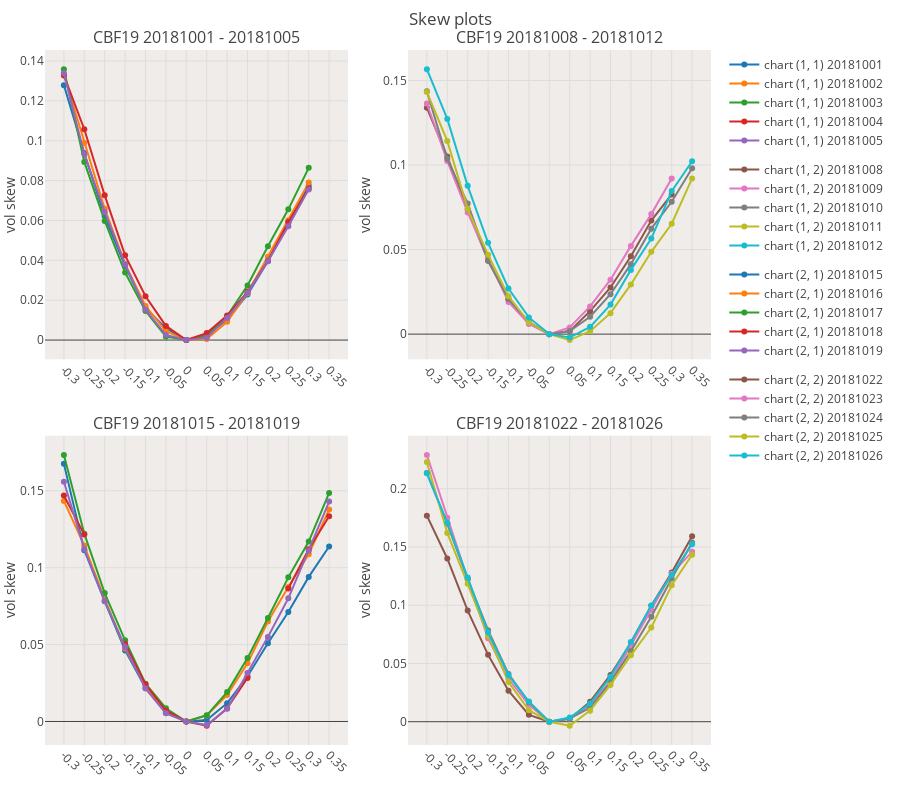
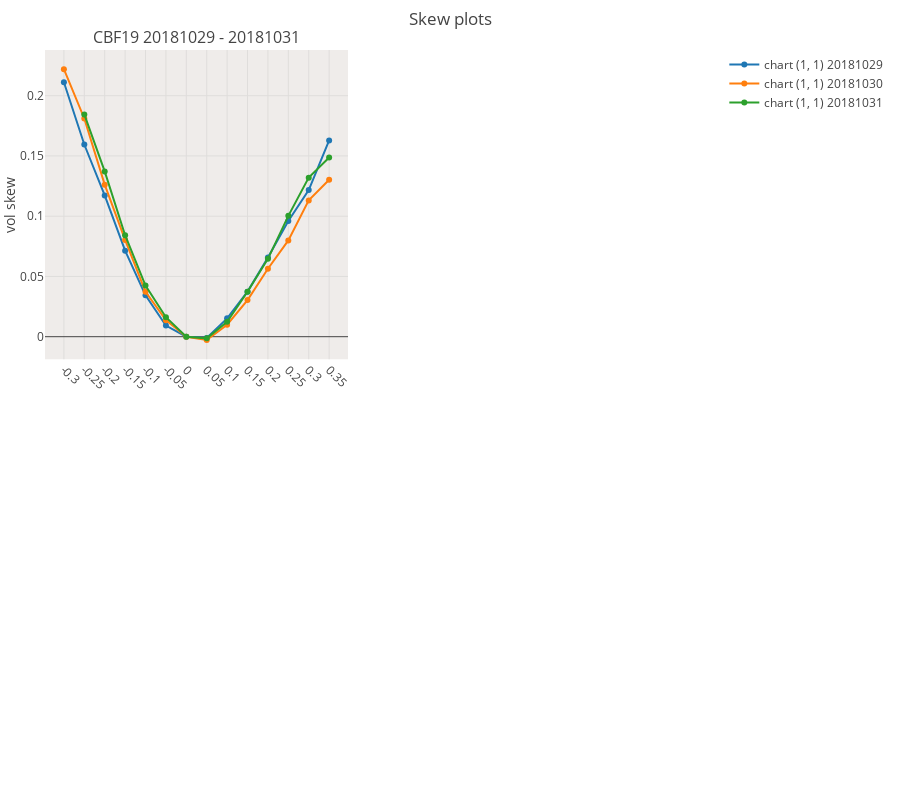
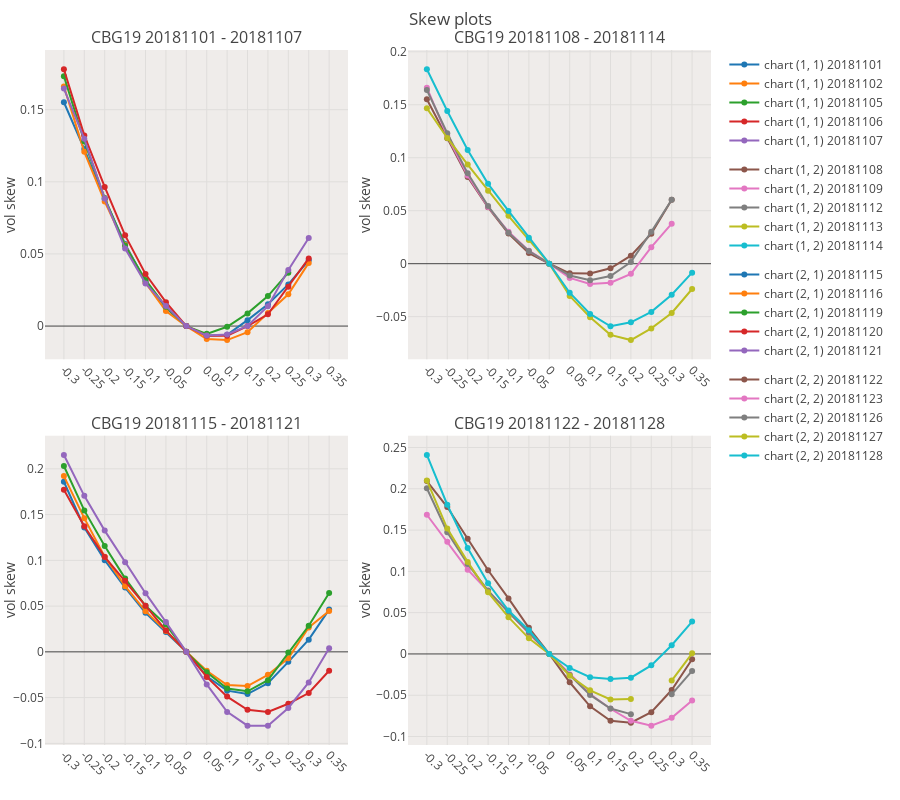
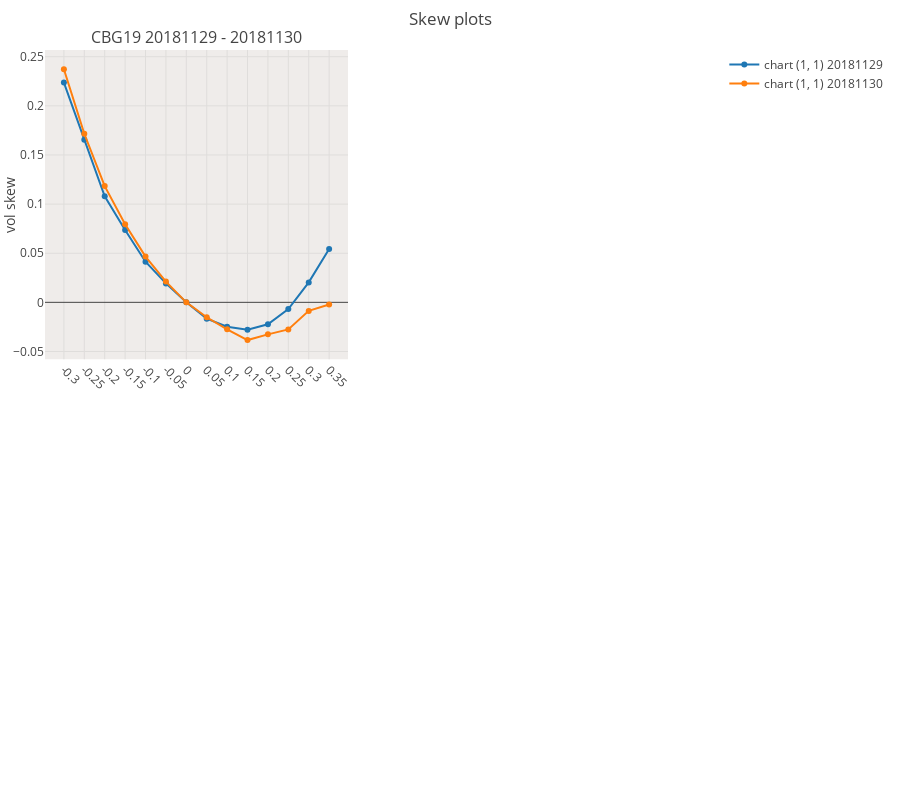

Notebook code cell kept with these figures, in order:
### Code cell
grid_plot=True
# clist = [c for c in all_contracts if (c[:2]==f'{SYMBOL_TO_RESEARCH}') & (int(c[-2:])>=19)]
clist = [c for c in df_iv_final.symbol.unique() if (c[:2]==f'{SYMBOL_TO_RESEARCH}') & (int(c[-2:])>=19)]
for c in clist:
    dft = df_iv_final[df_iv_final.symbol==c]
    if len(dft)<=0:
        print(f'no data for symbol {c}')
        continue
    if grid_plot:
        graph_skew_subplots(df_iv_final[df_iv_final.symbol==c])
    else:
        rls = graph_skew(df_iv_final[df_iv_final.symbol==c],do_plot=True)

### Figure 1 — Plotly figure (JSON) as saved in the notebook; plotly's stock layout.template omitted (floating-point values rounded to 4 significant figures)
{"data": [{"legendgroup": "chart (1, 1)", "name": "chart (1, 1) 20181001", "type": "scatter", "uid": "2ace2b18-fff6-11e9-bd53-8c859025e7f9", "x": [-0.3, -0.25, -0.2, -0.15, -0.1, -0.05, 0, 0.05, 0.1, 0.15, 0.2, 0.25, 0.3, 0.35], "xaxis": "x", "y": [0.1279, 0.0938, 0.0621, 0.0371, 0.016, 0.0059, 0, 0.0024, 0.0103, 0.0228, 0.0396, 0.0587, 0.0774, null], "yaxis": "y"}, {"legendgroup": "chart (1, 1)", "name": "chart (1, 1) 20181002", "type": "scatter", "uid": "2aceabe2-fff6-11e9-9d50-8c859025e7f9", "x": [-0.3, -0.25, -0.2, -0.15, -0.1, -0.05, 0, 0.05, 0.1, 0.15, 0.2, 0.25, 0.3, 0.35], "xaxis": "x", "y": [0.1331, 0.0989, 0.0659, 0.0382, 0.0171, 0.0044, 0, 0.0005, 0.0092, 0.0235, 0.0418, 0.0601, 0.079, null], "yaxis": "y"}, {"legendgroup": "chart (1, 1)", "name": "chart (1, 1) 20181003", "type": "scatter", "uid": "2acf43a4-fff6-11e9-9714-8c859025e7f9", "x": [-0.3, -0.25, -0.2, -0.15, -0.1, -0.05, 0, 0.05, 0.1, 0.15, 0.2, 0.25, 0.3, 0.35], "xaxis": "x", "y": [0.1359, 0.0894, 0.0598, 0.0339, 0.0146, 0.0017, 0, 0.0023, 0.0121, 0.0274, 0.0471, 0.0656, 0.0864, null], "yaxis": "y"}, {"legendgroup": "chart (1, 1)", "name": "chart (1, 1) 20181004", "type": "scatter", "uid": "2acfb886-fff6-11e9-a8c9-8c859025e7f9", "x": [-0.3, -0.25, -0.2, -0.15, -0.1, -0.05, 0, 0.05, 0.1, 0.15, 0.2, 0.25, 0.3, 0.35], "xaxis": "x", "y": [0.1328, 0.1058, 0.0726, 0.0425, 0.022, 0.0071, 0, 0.0035, 0.0123, 0.0242, 0.0398, 0.0593, 0.076, null], "yaxis": "y"}, {"legendgroup": "chart (1, 1)", "name": "chart (1, 1) 20181005", "type": "scatter", "uid": "2ad01a22-fff6-11e9-b392-8c859025e7f9", "x": [-0.3, -0.25, -0.2, -0.15, -0.1, -0.05, 0, 0.05, 0.1, 0.15, 0.2, 0.25, 0.3, 0.35], "xaxis": "x", "y": [0.1339, 0.0933, 0.0643, 0.0381, 0.0152, 0.0026, 0, 0.0012, 0.0111, 0.0237, 0.0395, 0.0571, 0.0756, null], "yaxis": "y"}, {"legendgroup": "chart (1, 2)", "name": "chart (1, 2) 20181008", "type": "scatter", "uid": "2ad142c6-fff6-11e9-8d41-8c859025e7f9", "x": [-0.3, -0.25, -0.2, -0.15, -0.1, -0.05, 0, 0.05, 0.1, 0.15, 0.2, 0.25, 0.3, 0.35], "xaxis": "x2", "y": [0.1339, 0.105, 0.0737, 0.0434, 0.0207, 0.0067, 0, 0.0018, 0.0136, 0.0276, 0.0461, 0.0672, 0.0826, null], "yaxis": "y2"}, {"legendgroup": "chart (1, 2)", "name": "chart (1, 2) 20181009", "type": "scatter", "uid": "2ad1b38c-fff6-11e9-beb6-8c859025e7f9", "x": [-0.3, -0.25, -0.2, -0.15, -0.1, -0.05, 0, 0.05, 0.1, 0.15, 0.2, 0.25, 0.3, 0.35], "xaxis": "x2", "y": [0.1364, 0.1024, 0.072, 0.0445, 0.019, 0.006, 0, 0.004, 0.0164, 0.0322, 0.0522, 0.071, 0.092, null], "yaxis": "y2"}, {"legendgroup": "chart (1, 2)", "name": "chart (1, 2) 20181010", "type": "scatter", "uid": "2ad22e1e-fff6-11e9-bd48-8c859025e7f9", "x": [-0.3, -0.25, -0.2, -0.15, -0.1, -0.05, 0, 0.05, 0.1, 0.15, 0.2, 0.25, 0.3, 0.35], "xaxis": "x2", "y": [0.1436, 0.1037, 0.0772, 0.0436, 0.0207, 0.0073, 0, 0.0018, 0.0103, 0.0236, 0.0414, 0.0624, 0.0783, 0.0981], "yaxis": "y2"}, {"legendgroup": "chart (1, 2)", "name": "chart (1, 2) 20181011", "type": "scatter", "uid": "2ad29608-fff6-11e9-b14f-8c859025e7f9", "x": [-0.3, -0.25, -0.2, -0.15, -0.1, -0.05, 0, 0.05, 0.1, 0.15, 0.2, 0.25, 0.3, 0.35], "xaxis": "x2", "y": [0.1432, 0.1143, 0.0741, 0.0469, 0.0224, 0.007, 0, -0.0035, 0.0017, 0.0124, 0.0294, 0.0487, 0.0653, 0.0921], "yaxis": "y2"}, {"legendgroup": "chart (1, 2)", "name": "chart (1, 2) 20181012", "type": "scatter", "uid": "2ad3080c-fff6-11e9-95ff-8c859025e7f9", "x": [-0.3, -0.25, -0.2, -0.15, -0.1, -0.05, 0, 0.05, 0.1, 0.15, 0.2, 0.25, 0.3, 0.35], "xaxis": "x2", "y": [0.1567, 0.1273, 0.0877, 0.054, 0.027, 0.0099, 0, -0.002, 0.0043, 0.0175, 0.038, 0.0565, 0.0846, 0.1023], "yaxis": "y2"}, {"legendgroup": "chart (2, 1)", "name": "chart (2, 1) 20181015", "type": "scatter", "uid": "2ad404a2-fff6-11e9-8e1d-8c859025e7f9", "x": [-0.3, -0.25, -0.2, -0.15, -0.1, -0.05, 0, 0.05, 0.1, 0.15, 0.2, 0.25, 0.3, 0.35], "xaxis": "x3", "y": [0.1675, 0.1113, 0.0781, 0.0462, 0.0218, 0.0056, 0, 0.0009, 0.0119, 0.0294, 0.0508, 0.0712, 0.094, 0.1138], "yaxis": "y3"}, {"legendgroup": "chart (2, 1)", "name": "chart (2, 1) 20181016", "type": "scatter", "uid": "2ad47c70-fff6-11e9-b35b-8c859025e7f9", "x": [-0.3, -0.25, -0.2, -0.15, -0.1, -0.05, 0, 0.05, 0.1, 0.15, 0.2, 0.25, 0.3, 0.35], "xaxis": "x3", "y": [0.1434, 0.1144, 0.0797, 0.0476, 0.0233, 0.0062, 0, 0.0039, 0.0172, 0.0378, 0.065, 0.0875, 0.1087, 0.1379], "yaxis": "y3"}, {"legendgroup": "chart (2, 1)", "name": "chart (2, 1) 20181017", "type": "scatter", "uid": "2ad4ec0a-fff6-11e9-94e5-8c859025e7f9", "x": [-0.3, -0.25, -0.2, -0.15, -0.1, -0.05, 0, 0.05, 0.1, 0.15, 0.2, 0.25, 0.3, 0.35], "xaxis": "x3", "y": [0.1733, 0.1221, 0.0835, 0.0528, 0.0246, 0.0086, 0, 0.004, 0.0191, 0.0412, 0.0673, 0.0937, 0.117, 0.1486], "yaxis": "y3"}, {"legendgroup": "chart (2, 1)", "name": "chart (2, 1) 20181018", "type": "scatter", "uid": "2ad559c6-fff6-11e9-b041-8c859025e7f9", "x": [-0.3, -0.25, -0.2, -0.15, -0.1, -0.05, 0, 0.05, 0.1, 0.15, 0.2, 0.25, 0.3, 0.35], "xaxis": "x3", "y": [0.1469, 0.1215, null, 0.0504, 0.0242, 0.007, 0, -0.0028, 0.0086, 0.0283, null, 0.0865, 0.112, 0.1335], "yaxis": "y3"}, {"legendgroup": "chart (2, 1)", "name": "chart (2, 1) 20181019", "type": "scatter", "uid": "2ad5f818-fff6-11e9-974b-8c859025e7f9", "x": [-0.3, -0.25, -0.2, -0.15, -0.1, -0.05, 0, 0.05, 0.1, 0.15, 0.2, 0.25, 0.3, 0.35], "xaxis": "x3", "y": [0.1559, 0.1122, 0.0783, 0.0485, 0.0214, 0.0053, 0, -0.0023, 0.0082, 0.0316, 0.055, 0.0801, 0.111, 0.143], "yaxis": "y3"}, {"legendgroup": "chart (2, 2)", "name": "chart (2, 2) 20181022", "type": "scatter", "uid": "2ad7161a-fff6-11e9-88bd-8c859025e7f9", "x": [-0.3, -0.25, -0.2, -0.15, -0.1, -0.05, 0, 0.05, 0.1, 0.15, 0.2, 0.25, 0.3, 0.35], "xaxis": "x4", "y": [0.1769, 0.1401, 0.0954, 0.0574, 0.0266, 0.0059, 0, 0.0026, 0.0172, 0.0402, 0.0678, 0.0996, 0.1281, 0.1592], "yaxis": "y4"}, {"legendgroup": "chart (2, 2)", "name": "chart (2, 2) 20181023", "type": "scatter", "uid": "2ad793cc-fff6-11e9-a8a4-8c859025e7f9", "x": [-0.3, -0.25, -0.2, -0.15, -0.1, -0.05, 0, 0.05, 0.1, 0.15, 0.2, 0.25, 0.3, 0.35], "xaxis": "x4", "y": [0.229, 0.1751, 0.1225, 0.0716, 0.0368, 0.0145, 0, 0.0028, 0.0145, 0.0349, 0.0658, 0.0956, 0.1271, 0.1458], "yaxis": "y4"}, {"legendgroup": "chart (2, 2)", "name": "chart (2, 2) 20181024", "type": "scatter", "uid": "2ad82a9e-fff6-11e9-a099-8c859025e7f9", "x": [-0.3, -0.25, -0.2, -0.15, -0.1, -0.05, 0, 0.05, 0.1, 0.15, 0.2, 0.25, 0.3, 0.35], "xaxis": "x4", "y": [0.2136, 0.1699, 0.1223, 0.0786, 0.041, 0.0167, 0, 0.0028, 0.012, 0.034, 0.0606, 0.0902, 0.123, 0.1538], "yaxis": "y4"}, {"legendgroup": "chart (2, 2)", "name": "chart (2, 2) 20181025", "type": "scatter", "uid": "2ad89fda-fff6-11e9-af90-8c859025e7f9", "x": [-0.3, -0.25, -0.2, -0.15, -0.1, -0.05, 0, 0.05, 0.1, 0.15, 0.2, 0.25, 0.3, 0.35], "xaxis": "x4", "y": [0.2229, 0.1621, 0.1184, 0.0738, 0.034, 0.0099, 0, -0.0035, 0.0095, 0.0316, 0.057, 0.0808, 0.1171, 0.1433], "yaxis": "y4"}, {"legendgroup": "chart (2, 2)", "name": "chart (2, 2) 20181026", "type": "scatter", "uid": "2ad9095c-fff6-11e9-bb0b-8c859025e7f9", "x": [-0.3, -0.25, -0.2, -0.15, -0.1, -0.05, 0, 0.05, 0.1, 0.15, 0.2, 0.25, 0.3, 0.35], "xaxis": "x4", "y": [0.2132, 0.1708, 0.1237, 0.0765, 0.0402, 0.0173, 0, 0.0036, 0.0156, 0.0385, 0.0684, 0.0997, 0.126, 0.1523], "yaxis": "y4"}], "layout": {"annotations": [{"font": {"size": 16}, "showarrow": false, "text": "CBF19 20181001 - 20181005", "x": 0.2275, "xanchor": "center", "xref": "paper", "y": 1, "yanchor": "bottom", "yref": "paper"}, {"font": {"size": 16}, "showarrow": false, "text": "CBF19 20181008 - 20181012", "x": 0.7725, "xanchor": "center", "xref": "paper", "y": 1, "yanchor": "bottom", "yref": "paper"}, {"font": {"size": 16}, "showarrow": false, "text": "CBF19 20181015 - 20181019", "x": 0.2275, "xanchor": "center", "xref": "paper", "y": 0.445, "yanchor": "bottom", "yref": "paper"}, {"font": {"size": 16}, "showarrow": false, "text": "CBF19 20181022 - 20181026", "x": 0.7725, "xanchor": "center", "xref": "paper", "y": 0.445, "yanchor": "bottom", "yref": "paper"}], "autosize": true, "bargap": 0.05, "font": {"family": "Open Sans, sans-serif"}, "height": 800, "hovermode": "x", "margin": {"b": 55, "l": 45, "r": 15, "t": 50}, "plot_bgcolor": "#EFECEA", "showlegend": true, "title": "Skew plots<br>", "width": 900, "xaxis": {"anchor": "y", "domain": [0, 0.455], "tickangle": 45, "ticktext": [-0.3, -0.25, -0.2, -0.15, -0.1, -0.05, 0, 0.05, 0.1, 0.15, 0.2, 0.25, 0.3, 0.35], "tickvals": [-0.3, -0.25, -0.2, -0.15, -0.1, -0.05, 0, 0.05, 0.1, 0.15, 0.2, 0.25, 0.3, 0.35], "type": "category"}, "xaxis2": {"anchor": "y2", "domain": [0.545, 1], "tickangle": 45, "ticktext": [-0.3, -0.25, -0.2, -0.15, -0.1, -0.05, 0, 0.05, 0.1, 0.15, 0.2, 0.25, 0.3, 0.35], "tickvals": [-0.3, -0.25, -0.2, -0.15, -0.1, -0.05, 0, 0.05, 0.1, 0.15, 0.2, 0.25, 0.3, 0.35], "type": "category"}, "xaxis3": {"anchor": "y3", "domain": [0, 0.455], "tickangle": 45, "ticktext": [-0.3, -0.25, -0.2, -0.15, -0.1, -0.05, 0, 0.05, 0.1, 0.15, 0.2, 0.25, 0.3, 0.35], "tickvals": [-0.3, -0.25, -0.2, -0.15, -0.1, -0.05, 0, 0.05, 0.1, 0.15, 0.2, 0.25, 0.3, 0.35], "type": "category"}, "xaxis4": {"anchor": "y4", "domain": [0.545, 1], "tickangle": 45, "ticktext": [-0.3, -0.25, -0.2, -0.15, -0.1, -0.05, 0, 0.05, 0.1, 0.15, 0.2, 0.25, 0.3, 0.35], "tickvals": [-0.3, -0.25, -0.2, -0.15, -0.1, -0.05, 0, 0.05, 0.1, 0.15, 0.2, 0.25, 0.3, 0.35], "type": "category"}, "yaxis": {"anchor": "x", "domain": [0.555, 1], "title": "vol skew"}, "yaxis2": {"anchor": "x2", "domain": [0.555, 1], "title": "vol skew"}, "yaxis3": {"anchor": "x3", "domain": [0, 0.445], "title": "vol skew"}, "yaxis4": {"anchor": "x4", "domain": [0, 0.445], "title": "vol skew"}}}

### Figure 2 — Plotly figure (JSON) as saved in the notebook; plotly's stock layout.template omitted (floating-point values rounded to 4 significant figures)
{"data": [{"legendgroup": "chart (1, 1)", "name": "chart (1, 1) 20181029", "type": "scatter", "uid": "2ae2c398-fff6-11e9-b8d4-8c859025e7f9", "x": [-0.3, -0.25, -0.2, -0.15, -0.1, -0.05, 0, 0.05, 0.1, 0.15, 0.2, 0.25, 0.3, 0.35], "xaxis": "x", "y": [0.2112, 0.1595, 0.1172, 0.0714, 0.0343, 0.0092, 0, -0.0011, 0.0152, 0.0374, 0.0658, 0.0961, 0.1217, 0.1629], "yaxis": "y"}, {"legendgroup": "chart (1, 1)", "name": "chart (1, 1) 20181030", "type": "scatter", "uid": "2ae34eda-fff6-11e9-ada9-8c859025e7f9", "x": [-0.3, -0.25, -0.2, -0.15, -0.1, -0.05, 0, 0.05, 0.1, 0.15, 0.2, 0.25, 0.3, 0.35], "xaxis": "x", "y": [0.222, 0.1811, 0.1262, 0.0803, 0.0372, 0.0137, 0, -0.0028, 0.0099, 0.0304, 0.0564, 0.0799, 0.1131, 0.1302], "yaxis": "y"}, {"legendgroup": "chart (1, 1)", "name": "chart (1, 1) 20181031", "type": "scatter", "uid": "2ae3c0b8-fff6-11e9-914f-8c859025e7f9", "x": [-0.3, -0.25, -0.2, -0.15, -0.1, -0.05, 0, 0.05, 0.1, 0.15, 0.2, 0.25, 0.3, 0.35], "xaxis": "x", "y": [null, 0.1845, 0.1372, 0.0842, 0.0424, 0.0162, 0, -0.0014, 0.0124, 0.0373, 0.0646, 0.1003, 0.132, 0.1487], "yaxis": "y"}], "layout": {"annotations": [{"font": {"size": 16}, "showarrow": false, "text": "CBF19 20181029 - 20181031", "x": 0.2275, "xanchor": "center", "xref": "paper", "y": 1, "yanchor": "bottom", "yref": "paper"}], "autosize": true, "bargap": 0.05, "font": {"family": "Open Sans, sans-serif"}, "height": 800, "hovermode": "x", "margin": {"b": 55, "l": 45, "r": 15, "t": 50}, "plot_bgcolor": "#EFECEA", "showlegend": true, "title": "Skew plots<br>", "width": 900, "xaxis": {"anchor": "y", "domain": [0, 0.455], "tickangle": 45, "ticktext": [-0.3, -0.25, -0.2, -0.15, -0.1, -0.05, 0, 0.05, 0.1, 0.15, 0.2, 0.25, 0.3, 0.35], "tickvals": [-0.3, -0.25, -0.2, -0.15, -0.1, -0.05, 0, 0.05, 0.1, 0.15, 0.2, 0.25, 0.3, 0.35], "type": "category"}, "xaxis2": {"anchor": "y2", "domain": [0.545, 1]}, "xaxis3": {"anchor": "y3", "domain": [0, 0.455]}, "xaxis4": {"anchor": "y4", "domain": [0.545, 1]}, "yaxis": {"anchor": "x", "domain": [0.555, 1], "title": "vol skew"}, "yaxis2": {"anchor": "x2", "domain": [0.555, 1]}, "yaxis3": {"anchor": "x3", "domain": [0, 0.445]}, "yaxis4": {"anchor": "x4", "domain": [0, 0.445]}}}

### Figure 3 — Plotly figure (JSON) as saved in the notebook; plotly's stock layout.template omitted (floating-point values rounded to 4 significant figures)
{"data": [{"legendgroup": "chart (1, 1)", "name": "chart (1, 1) 20181101", "type": "scatter", "uid": "2b44f75c-fff6-11e9-93df-8c859025e7f9", "x": [-0.3, -0.25, -0.2, -0.15, -0.1, -0.05, 0, 0.05, 0.1, 0.15, 0.2, 0.25, 0.3, 0.35], "xaxis": "x", "y": [0.1552, 0.1227, 0.088, 0.0569, 0.031, 0.0126, 0, -0.0067, -0.0061, 0.0041, 0.0151, 0.0289, 0.0456, null], "yaxis": "y"}, {"legendgroup": "chart (1, 1)", "name": "chart (1, 1) 20181102", "type": "scatter", "uid": "2b456174-fff6-11e9-95c0-8c859025e7f9", "x": [-0.3, -0.25, -0.2, -0.15, -0.1, -0.05, 0, 0.05, 0.1, 0.15, 0.2, 0.25, 0.3, 0.35], "xaxis": "x", "y": [0.1662, 0.1208, 0.0863, 0.0563, 0.0301, 0.0104, 0, -0.009, -0.0097, -0.0042, 0.0091, 0.022, 0.0438, null], "yaxis": "y"}, {"legendgroup": "chart (1, 1)", "name": "chart (1, 1) 20181105", "type": "scatter", "uid": "2b45c10a-fff6-11e9-ae2c-8c859025e7f9", "x": [-0.3, -0.25, -0.2, -0.15, -0.1, -0.05, 0, 0.05, 0.1, 0.15, 0.2, 0.25, 0.3, 0.35], "xaxis": "x", "y": [0.1733, 0.1281, 0.0888, 0.0557, 0.032, 0.0134, 0, -0.0054, -0.0005, 0.0088, 0.0208, 0.037, null, null], "yaxis": "y"}, {"legendgroup": "chart (1, 1)", "name": "chart (1, 1) 20181106", "type": "scatter", "uid": "2b463d88-fff6-11e9-be1b-8c859025e7f9", "x": [-0.3, -0.25, -0.2, -0.15, -0.1, -0.05, 0, 0.05, 0.1, 0.15, 0.2, 0.25, 0.3, 0.35], "xaxis": "x", "y": [0.1781, 0.1322, 0.0965, 0.0629, 0.0361, 0.0166, 0, -0.0067, -0.0067, 0, 0.0082, 0.0273, 0.0469, null], "yaxis": "y"}, {"legendgroup": "chart (1, 1)", "name": "chart (1, 1) 20181107", "type": "scatter", "uid": "2b46bcb8-fff6-11e9-bd77-8c859025e7f9", "x": [-0.3, -0.25, -0.2, -0.15, -0.1, -0.05, 0, 0.05, 0.1, 0.15, 0.2, 0.25, 0.3, 0.35], "xaxis": "x", "y": [0.1647, 0.1298, 0.0884, 0.0537, 0.0296, 0.014, 0, -0.0066, -0.0058, 0.0001, 0.0138, 0.0389, 0.0611, null], "yaxis": "y"}, {"legendgroup": "chart (1, 2)", "name": "chart (1, 2) 20181108", "type": "scatter", "uid": "2b47c892-fff6-11e9-84e8-8c859025e7f9", "x": [-0.3, -0.25, -0.2, -0.15, -0.1, -0.05, 0, 0.05, 0.1, 0.15, 0.2, 0.25, 0.3, 0.35], "xaxis": "x2", "y": [0.1553, 0.1184, 0.0819, 0.0532, 0.0284, 0.01, 0, -0.0091, -0.0092, -0.0043, 0.0076, 0.0283, 0.0603, null], "yaxis": "y2"}, {"legendgroup": "chart (1, 2)", "name": "chart (1, 2) 20181109", "type": "scatter", "uid": "2b483946-fff6-11e9-af95-8c859025e7f9", "x": [-0.3, -0.25, -0.2, -0.15, -0.1, -0.05, 0, 0.05, 0.1, 0.15, 0.2, 0.25, 0.3, 0.35], "xaxis": "x2", "y": [0.1661, 0.1205, 0.0833, 0.0535, 0.0302, 0.0123, 0, -0.0134, -0.0191, -0.018, -0.0096, 0.0156, 0.0378, null], "yaxis": "y2"}, {"legendgroup": "chart (1, 2)", "name": "chart (1, 2) 20181112", "type": "scatter", "uid": "2b48b7ca-fff6-11e9-b0b3-8c859025e7f9", "x": [-0.3, -0.25, -0.2, -0.15, -0.1, -0.05, 0, 0.05, 0.1, 0.15, 0.2, 0.25, 0.3, 0.35], "xaxis": "x2", "y": [0.164, 0.1232, 0.0853, 0.0544, 0.0293, 0.012, 0, -0.0112, -0.0157, -0.0117, 0.0015, 0.0301, 0.0603, null], "yaxis": "y2"}, {"legendgroup": "chart (1, 2)", "name": "chart (1, 2) 20181113", "type": "scatter", "uid": "2b4936c8-fff6-11e9-8dd0-8c859025e7f9", "x": [-0.3, -0.25, -0.2, -0.15, -0.1, -0.05, 0, 0.05, 0.1, 0.15, 0.2, 0.25, 0.3, 0.35], "xaxis": "x2", "y": [0.1468, 0.1187, 0.0936, 0.0689, 0.0452, 0.0224, 0, -0.0304, -0.0505, -0.0672, -0.0721, -0.0611, -0.0465, -0.0239], "yaxis": "y2"}, {"legendgroup": "chart (1, 2)", "name": "chart (1, 2) 20181114", "type": "scatter", "uid": "2b49c3a4-fff6-11e9-8e74-8c859025e7f9", "x": [-0.3, -0.25, -0.2, -0.15, -0.1, -0.05, 0, 0.05, 0.1, 0.15, 0.2, 0.25, 0.3, 0.35], "xaxis": "x2", "y": [0.1836, 0.1442, 0.1074, 0.0754, 0.0498, 0.0244, 0, -0.0274, -0.0474, -0.0591, -0.0553, -0.0455, -0.0293, -0.0085], "yaxis": "y2"}, {"legendgroup": "chart (2, 1)", "name": "chart (2, 1) 20181115", "type": "scatter", "uid": "2b4b18b4-fff6-11e9-987e-8c859025e7f9", "x": [-0.3, -0.25, -0.2, -0.15, -0.1, -0.05, 0, 0.05, 0.1, 0.15, 0.2, 0.25, 0.3, 0.35], "xaxis": "x3", "y": [0.1859, 0.136, 0.1002, 0.0702, 0.0427, 0.0216, 0, -0.0268, -0.0424, -0.0461, -0.0343, -0.0109, 0.0133, 0.0462], "yaxis": "y3"}, {"legendgroup": "chart (2, 1)", "name": "chart (2, 1) 20181116", "type": "scatter", "uid": "2b4bae26-fff6-11e9-9526-8c859025e7f9", "x": [-0.3, -0.25, -0.2, -0.15, -0.1, -0.05, 0, 0.05, 0.1, 0.15, 0.2, 0.25, 0.3, 0.35], "xaxis": "x3", "y": [0.1921, 0.1461, 0.1039, 0.0718, 0.0445, 0.0229, 0, -0.0207, -0.0362, -0.0374, -0.0251, -0.0071, 0.0267, 0.0447], "yaxis": "y3"}, {"legendgroup": "chart (2, 1)", "name": "chart (2, 1) 20181119", "type": "scatter", "uid": "2b4c437a-fff6-11e9-a2af-8c859025e7f9", "x": [-0.3, -0.25, -0.2, -0.15, -0.1, -0.05, 0, 0.05, 0.1, 0.15, 0.2, 0.25, 0.3, 0.35], "xaxis": "x3", "y": [0.2031, 0.1546, 0.1156, 0.0803, 0.0504, 0.0298, 0, -0.0223, -0.0401, -0.0431, -0.0309, -0.0008, 0.0285, 0.0643], "yaxis": "y3"}, {"legendgroup": "chart (2, 1)", "name": "chart (2, 1) 20181120", "type": "scatter", "uid": "2b4cccc0-fff6-11e9-8a13-8c859025e7f9", "x": [-0.3, -0.25, -0.2, -0.15, -0.1, -0.05, 0, 0.05, 0.1, 0.15, 0.2, 0.25, 0.3, 0.35], "xaxis": "x3", "y": [0.1772, 0.1373, 0.1038, 0.0776, 0.0505, 0.0234, 0, -0.0274, -0.0489, -0.0634, -0.0656, -0.0567, -0.045, -0.0206], "yaxis": "y3"}, {"legendgroup": "chart (2, 1)", "name": "chart (2, 1) 20181121", "type": "scatter", "uid": "2b4d5852-fff6-11e9-bfb4-8c859025e7f9", "x": [-0.3, -0.25, -0.2, -0.15, -0.1, -0.05, 0, 0.05, 0.1, 0.15, 0.2, 0.25, 0.3, 0.35], "xaxis": "x3", "y": [0.2152, 0.1705, 0.1325, 0.098, 0.0641, 0.0326, 0, -0.0356, -0.0656, -0.0807, -0.0808, -0.0613, -0.0334, 0.004], "yaxis": "y3"}, {"legendgroup": "chart (2, 2)", "name": "chart (2, 2) 20181122", "type": "scatter", "uid": "2b4e51d0-fff6-11e9-b8cf-8c859025e7f9", "x": [-0.3, -0.25, -0.2, -0.15, -0.1, -0.05, 0, 0.05, 0.1, 0.15, 0.2, 0.25, 0.3, 0.35], "xaxis": "x4", "y": [0.2093, 0.1779, 0.1395, 0.1014, 0.0673, 0.0316, 0, -0.0343, -0.0634, -0.0809, -0.0833, -0.0706, -0.0437, -0.0065], "yaxis": "y4"}, {"legendgroup": "chart (2, 2)", "name": "chart (2, 2) 20181123", "type": "scatter", "uid": "2b4ec200-fff6-11e9-a1ae-8c859025e7f9", "x": [-0.3, -0.25, -0.2, -0.15, -0.1, -0.05, 0, 0.05, 0.1, 0.15, 0.2, 0.25, 0.3, 0.35], "xaxis": "x4", "y": [0.1686, 0.1359, 0.1021, 0.0761, 0.0513, 0.0247, 0, -0.025, -0.0486, -0.0664, -0.0809, -0.087, -0.0774, -0.0563], "yaxis": "y4"}, {"legendgroup": "chart (2, 2)", "name": "chart (2, 2) 20181126", "type": "scatter", "uid": "2b4f385c-fff6-11e9-b318-8c859025e7f9", "x": [-0.3, -0.25, -0.2, -0.15, -0.1, -0.05, 0, 0.05, 0.1, 0.15, 0.2, 0.25, 0.3, 0.35], "xaxis": "x4", "y": [0.2006, 0.1475, 0.109, 0.0767, 0.0504, 0.0259, 0, -0.0255, -0.0496, -0.0661, -0.0729, null, -0.0489, -0.0206], "yaxis": "y4"}, {"legendgroup": "chart (2, 2)", "name": "chart (2, 2) 20181127", "type": "scatter", "uid": "2b4faf12-fff6-11e9-af09-8c859025e7f9", "x": [-0.3, -0.25, -0.2, -0.15, -0.1, -0.05, 0, 0.05, 0.1, 0.15, 0.2, 0.25, 0.3, 0.35], "xaxis": "x4", "y": [0.2102, 0.1518, 0.1115, 0.0746, 0.0445, 0.0189, 0, -0.0264, -0.0441, -0.0552, -0.0546, null, -0.0322, 0.0007], "yaxis": "y4"}, {"legendgroup": "chart (2, 2)", "name": "chart (2, 2) 20181128", "type": "scatter", "uid": "2b50189e-fff6-11e9-be6d-8c859025e7f9", "x": [-0.3, -0.25, -0.2, -0.15, -0.1, -0.05, 0, 0.05, 0.1, 0.15, 0.2, 0.25, 0.3, 0.35], "xaxis": "x4", "y": [0.241, 0.1807, 0.1284, 0.0856, 0.0525, 0.0287, 0, -0.017, -0.0281, -0.0303, -0.0288, -0.0138, 0.0106, 0.0392], "yaxis": "y4"}], "layout": {"annotations": [{"font": {"size": 16}, "showarrow": false, "text": "CBG19 20181101 - 20181107", "x": 0.2275, "xanchor": "center", "xref": "paper", "y": 1, "yanchor": "bottom", "yref": "paper"}, {"font": {"size": 16}, "showarrow": false, "text": "CBG19 20181108 - 20181114", "x": 0.7725, "xanchor": "center", "xref": "paper", "y": 1, "yanchor": "bottom", "yref": "paper"}, {"font": {"size": 16}, "showarrow": false, "text": "CBG19 20181115 - 20181121", "x": 0.2275, "xanchor": "center", "xref": "paper", "y": 0.445, "yanchor": "bottom", "yref": "paper"}, {"font": {"size": 16}, "showarrow": false, "text": "CBG19 20181122 - 20181128", "x": 0.7725, "xanchor": "center", "xref": "paper", "y": 0.445, "yanchor": "bottom", "yref": "paper"}], "autosize": true, "bargap": 0.05, "font": {"family": "Open Sans, sans-serif"}, "height": 800, "hovermode": "x", "margin": {"b": 55, "l": 45, "r": 15, "t": 50}, "plot_bgcolor": "#EFECEA", "showlegend": true, "title": "Skew plots<br>", "width": 900, "xaxis": {"anchor": "y", "domain": [0, 0.455], "tickangle": 45, "ticktext": [-0.3, -0.25, -0.2, -0.15, -0.1, -0.05, 0, 0.05, 0.1, 0.15, 0.2, 0.25, 0.3, 0.35], "tickvals": [-0.3, -0.25, -0.2, -0.15, -0.1, -0.05, 0, 0.05, 0.1, 0.15, 0.2, 0.25, 0.3, 0.35], "type": "category"}, "xaxis2": {"anchor": "y2", "domain": [0.545, 1], "tickangle": 45, "ticktext": [-0.3, -0.25, -0.2, -0.15, -0.1, -0.05, 0, 0.05, 0.1, 0.15, 0.2, 0.25, 0.3, 0.35], "tickvals": [-0.3, -0.25, -0.2, -0.15, -0.1, -0.05, 0, 0.05, 0.1, 0.15, 0.2, 0.25, 0.3, 0.35], "type": "category"}, "xaxis3": {"anchor": "y3", "domain": [0, 0.455], "tickangle": 45, "ticktext": [-0.3, -0.25, -0.2, -0.15, -0.1, -0.05, 0, 0.05, 0.1, 0.15, 0.2, 0.25, 0.3, 0.35], "tickvals": [-0.3, -0.25, -0.2, -0.15, -0.1, -0.05, 0, 0.05, 0.1, 0.15, 0.2, 0.25, 0.3, 0.35], "type": "category"}, "xaxis4": {"anchor": "y4", "domain": [0.545, 1], "tickangle": 45, "ticktext": [-0.3, -0.25, -0.2, -0.15, -0.1, -0.05, 0, 0.05, 0.1, 0.15, 0.2, 0.25, 0.3, 0.35], "tickvals": [-0.3, -0.25, -0.2, -0.15, -0.1, -0.05, 0, 0.05, 0.1, 0.15, 0.2, 0.25, 0.3, 0.35], "type": "category"}, "yaxis": {"anchor": "x", "domain": [0.555, 1], "title": "vol skew"}, "yaxis2": {"anchor": "x2", "domain": [0.555, 1], "title": "vol skew"}, "yaxis3": {"anchor": "x3", "domain": [0, 0.445], "title": "vol skew"}, "yaxis4": {"anchor": "x4", "domain": [0, 0.445], "title": "vol skew"}}}

### Figure 4 — Plotly figure (JSON) as saved in the notebook; plotly's stock layout.template omitted (floating-point values rounded to 4 significant figures)
{"data": [{"legendgroup": "chart (1, 1)", "name": "chart (1, 1) 20181129", "type": "scatter", "uid": "2b59ce02-fff6-11e9-93bb-8c859025e7f9", "x": [-0.3, -0.25, -0.2, -0.15, -0.1, -0.05, 0, 0.05, 0.1, 0.15, 0.2, 0.25, 0.3, 0.35], "xaxis": "x", "y": [0.2237, 0.1655, 0.108, 0.0737, 0.0414, 0.0193, 0, -0.0166, -0.0249, -0.0278, -0.0223, -0.0068, 0.0203, 0.0543], "yaxis": "y"}, {"legendgroup": "chart (1, 1)", "name": "chart (1, 1) 20181130", "type": "scatter", "uid": "2b5a3acc-fff6-11e9-9958-8c859025e7f9", "x": [-0.3, -0.25, -0.2, -0.15, -0.1, -0.05, 0, 0.05, 0.1, 0.15, 0.2, 0.25, 0.3, 0.35], "xaxis": "x", "y": [0.2373, 0.1716, 0.1183, 0.0794, 0.0466, 0.0211, 0, -0.0152, -0.0275, -0.0384, -0.0326, -0.0276, -0.0087, -0.0022], "yaxis": "y"}], "layout": {"annotations": [{"font": {"size": 16}, "showarrow": false, "text": "CBG19 20181129 - 20181130", "x": 0.2275, "xanchor": "center", "xref": "paper", "y": 1, "yanchor": "bottom", "yref": "paper"}], "autosize": true, "bargap": 0.05, "font": {"family": "Open Sans, sans-serif"}, "height": 800, "hovermode": "x", "margin": {"b": 55, "l": 45, "r": 15, "t": 50}, "plot_bgcolor": "#EFECEA", "showlegend": true, "title": "Skew plots<br>", "width": 900, "xaxis": {"anchor": "y", "domain": [0, 0.455], "tickangle": 45, "ticktext": [-0.3, -0.25, -0.2, -0.15, -0.1, -0.05, 0, 0.05, 0.1, 0.15, 0.2, 0.25, 0.3, 0.35], "tickvals": [-0.3, -0.25, -0.2, -0.15, -0.1, -0.05, 0, 0.05, 0.1, 0.15, 0.2, 0.25, 0.3, 0.35], "type": "category"}, "xaxis2": {"anchor": "y2", "domain": [0.545, 1]}, "xaxis3": {"anchor": "y3", "domain": [0, 0.455]}, "xaxis4": {"anchor": "y4", "domain": [0.545, 1]}, "yaxis": {"anchor": "x", "domain": [0.555, 1], "title": "vol skew"}, "yaxis2": {"anchor": "x2", "domain": [0.555, 1]}, "yaxis3": {"anchor": "x3", "domain": [0, 0.445]}, "yaxis4": {"anchor": "x4", "domain": [0, 0.445]}}}
